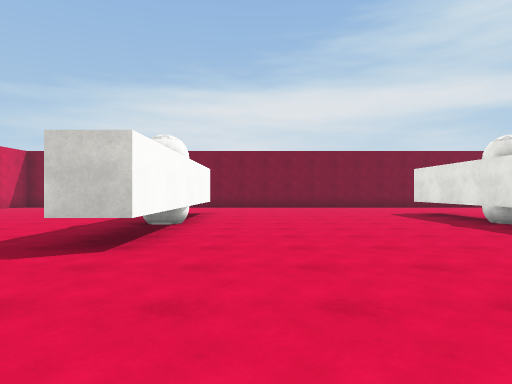
View 1 (above)

16 first-person views from a walk through a Unity game level. The camera is 1.3 m above the floor, looks level and sees 75° across. The floor is counted in squares, 2 m on a side. Each view is taken from the middle of a square. On the plan, view 1 faces up. The plan holds only what a view shows up to about 10 squares ahead; the rest is blank. The player character is not drawn. Surface patterns are stand-ins for the level's own textures.

View 2
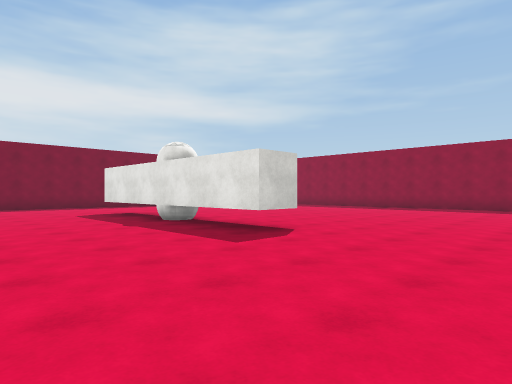

View 3
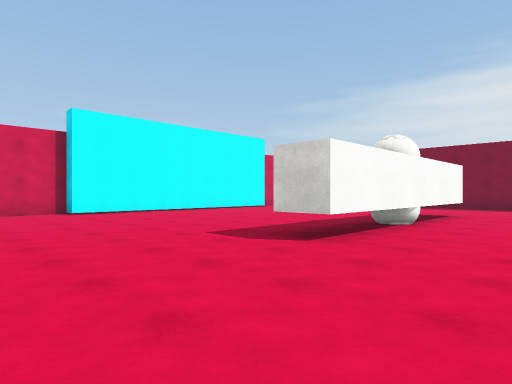

View 4
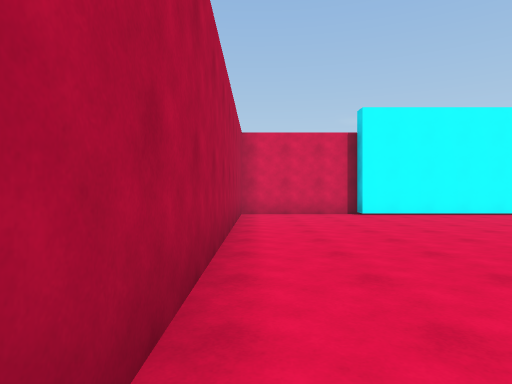

View 5
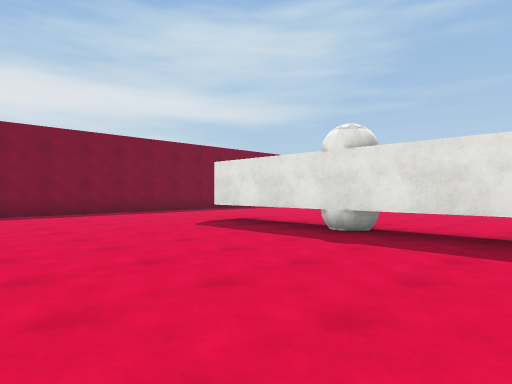

View 6
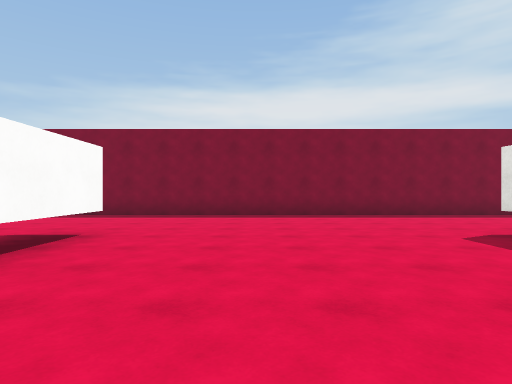

View 7
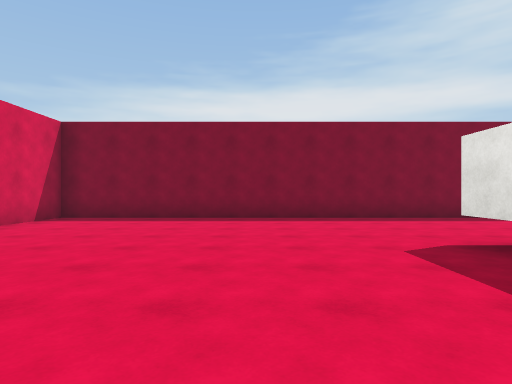

View 8
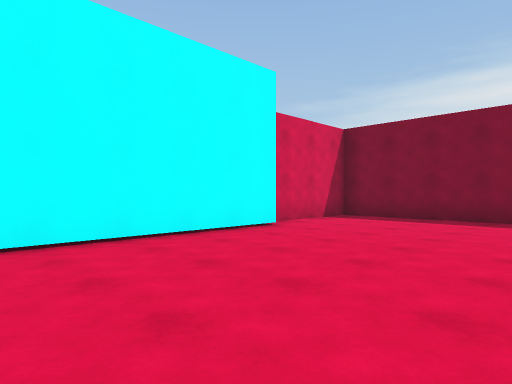

View 9
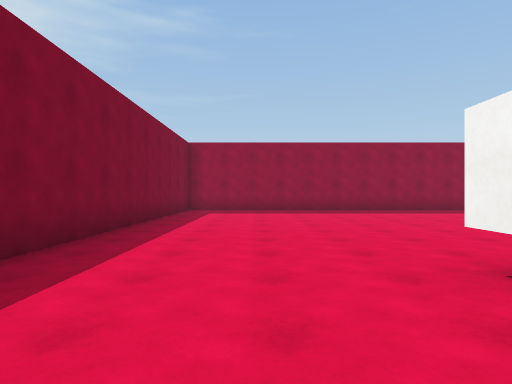

View 10
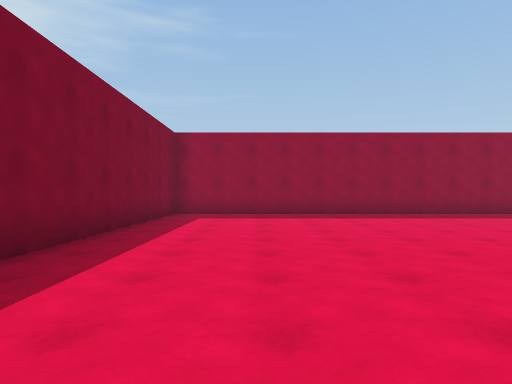

View 11
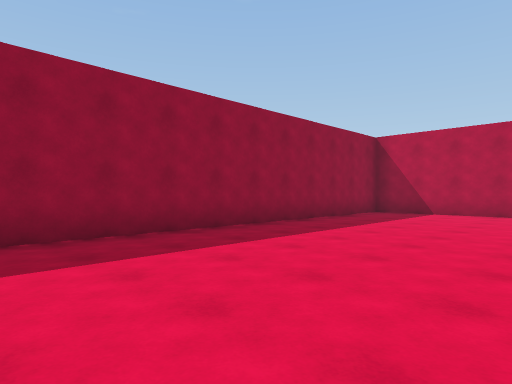

View 12
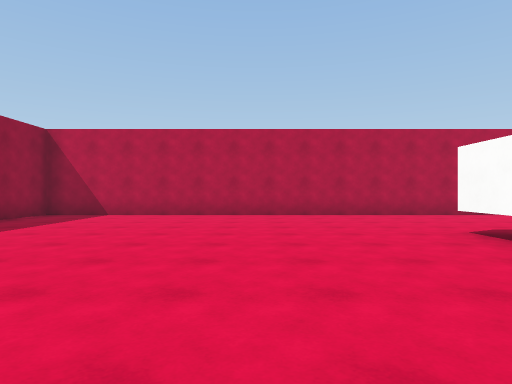

View 13
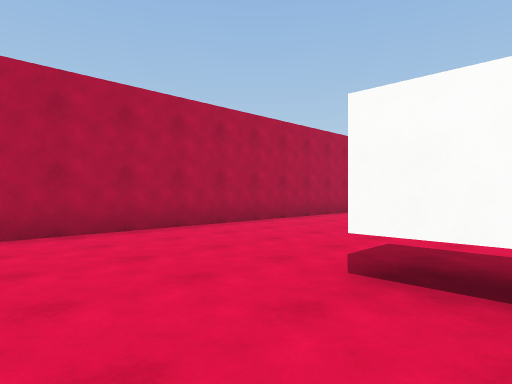

View 14
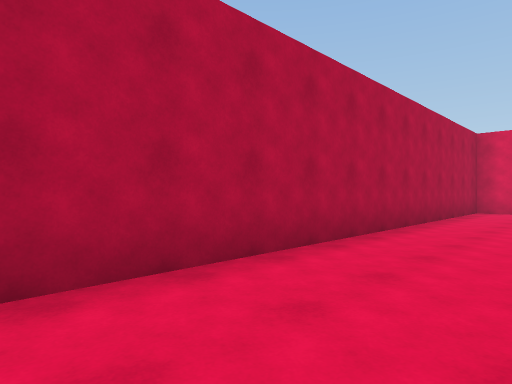

View 15
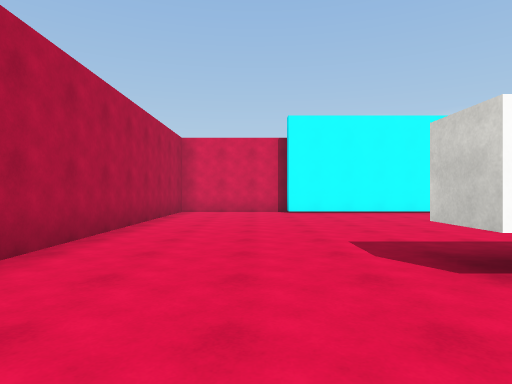

View 16
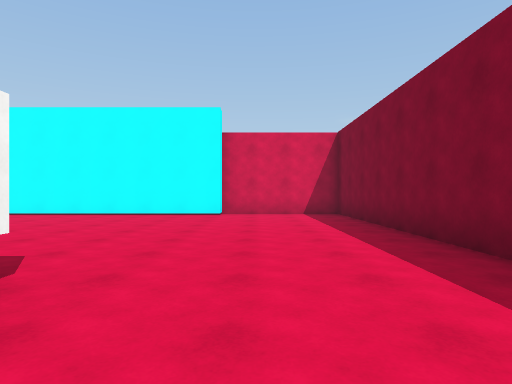

### Floor plan
Key: @ floor where view 1 was taken; # wall or solid block; . floor; T thing the floor can be seen under or through; O other object.
Columns run from 10 left of view 1 to 15 right of it. Each row starts with its distance up from view 1.
 15 ##########################
 14 #........................#
 13 #........................#
 12 #........................#
 11 #........................#
 10 #.......T......T.........#
  9 #.......T......T.........#
  8 #.......T......T.........#
  7 #.......O......O.........#
  6 #.......T......T.........#
  5 #.......T......T.........#
  4 #.......T......T.........#
  3 #........................#
  2 #........................#
  1 #........................#
  0 #.........@..............#
 -1 ##########################

Where each view was taken, in squares from view 1:
view 1: 0 up, 0 right, facing up
view 2: 0 up, 1 right, facing up-right
view 3: 0 up, 1 right, facing up-left
view 4: 0 up, 0 right, facing left
view 5: 4 up, 0 right, facing up-right
view 6: 5 up, 1 right, facing up
view 7: 6 up, 5 left, facing up
view 8: 6 up, 5 left, facing up-left
view 9: 12 up, 3 right, facing right
view 10: 12 up, 5 right, facing right
view 11: 10 up, 10 right, facing down-right
view 12: 9 up, 9 right, facing down
view 13: 5 up, 8 right, facing down-left
view 14: 2 up, 2 right, facing down-left
view 15: 2 up, 1 right, facing left
view 16: 12 up, 0 right, facing left
